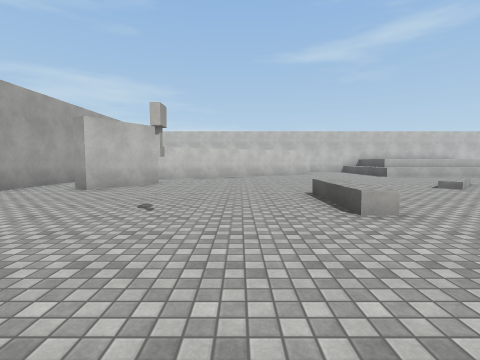
[1] (above)

24 first-person views from a walk through a scene from a Unity 3-D project. The camera is 1.4 m above the floor, tilts 4° down and sees 85° across. The floor is counted in squares, 2 m on a side. Each view is taken from the middle of a square. On the plan, view 1 faces up. The plan holds only what a view shows up to about 9 squares ahead; the rest is blank. The place goes on beyond the plan. The player is left out. Surface patterns are stand-ins for the level's own textures.

[2]
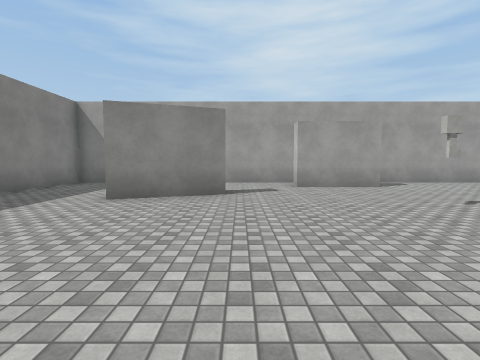

[3]
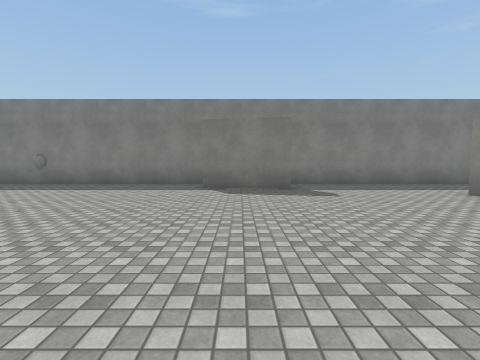

[4]
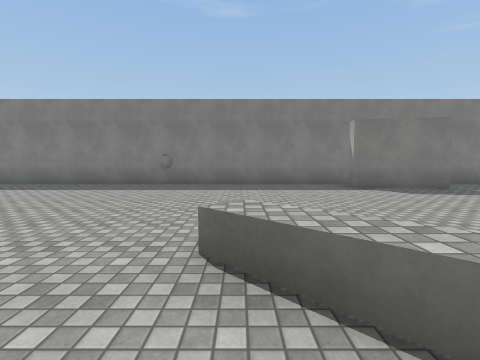

[5]
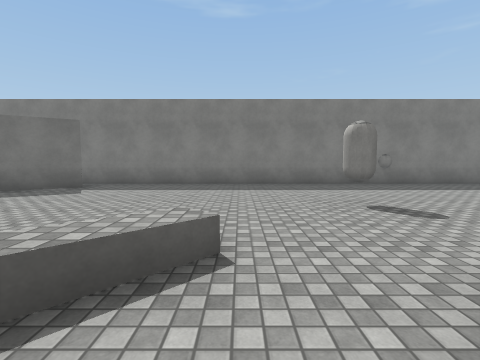

[6]
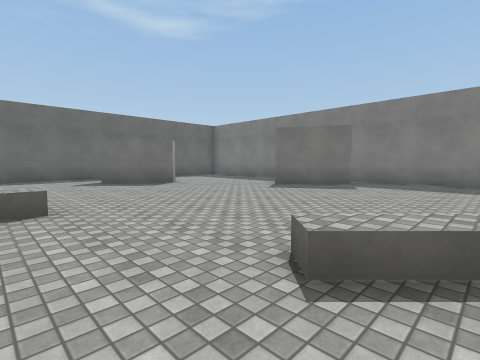

[7]
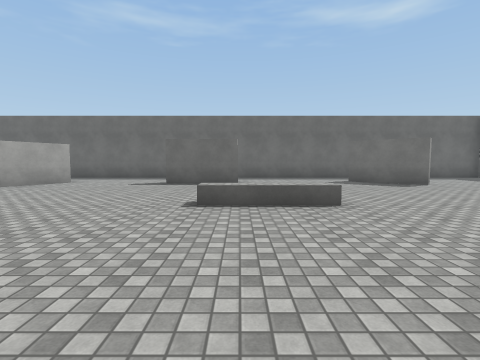

[8]
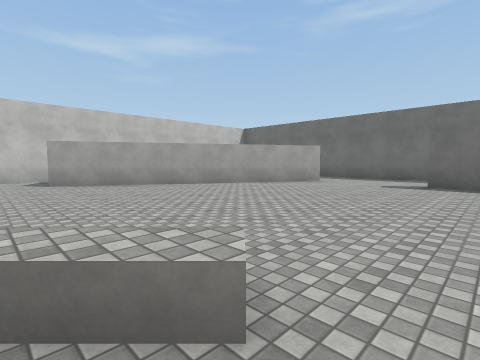

[9]
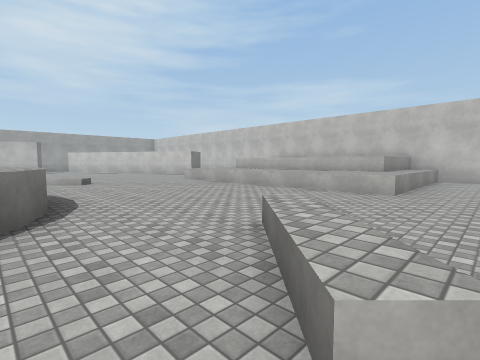

[10]
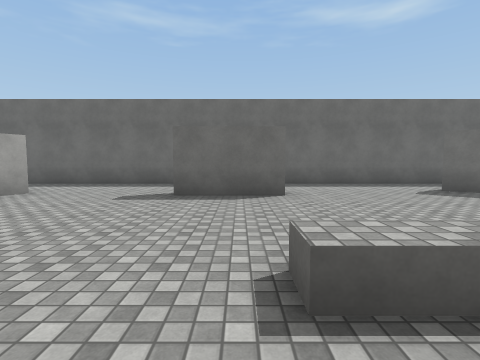

[11]
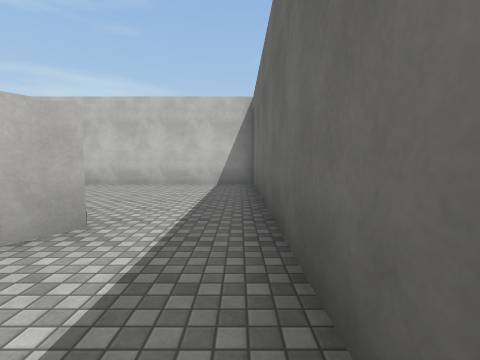

[12]
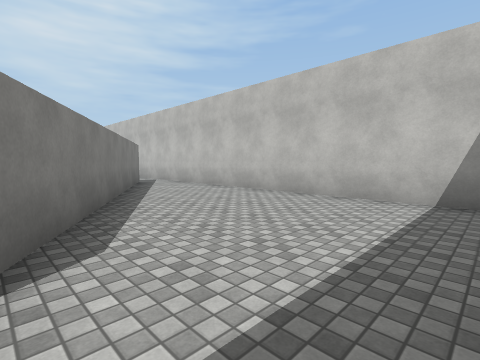

[13]
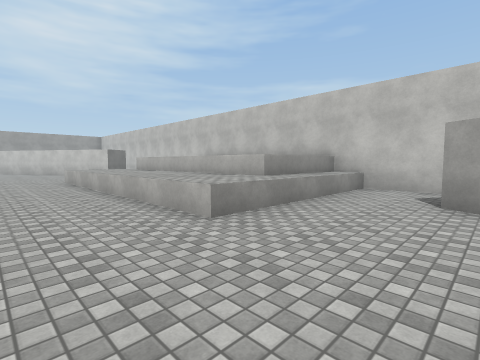

[14]
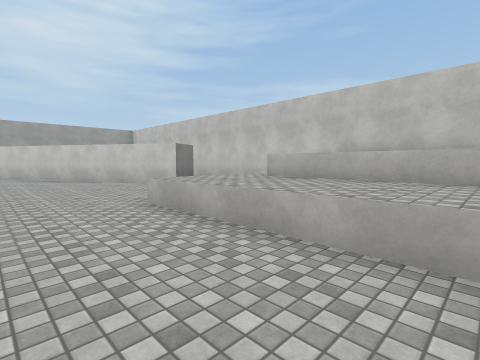

[15]
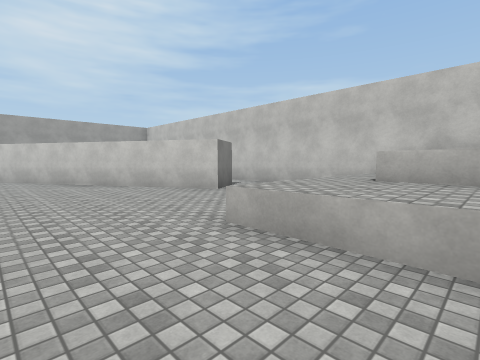

[16]
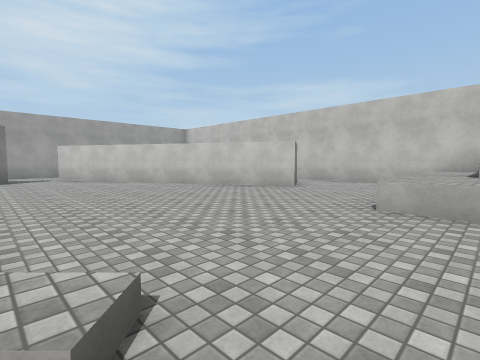

[17]
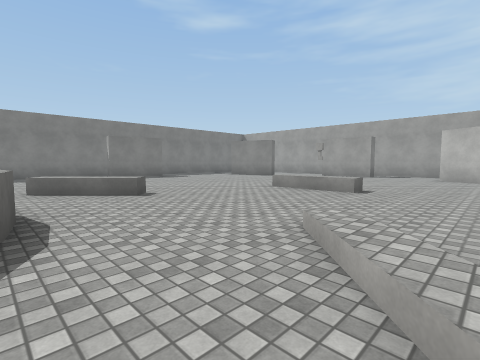

[18]
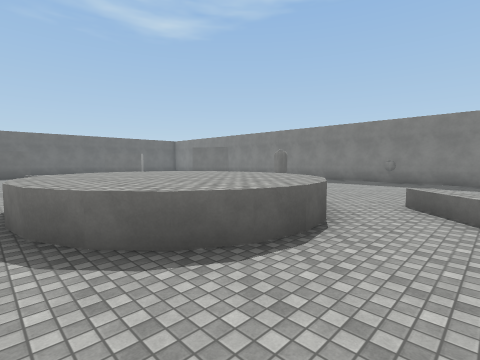

[19]
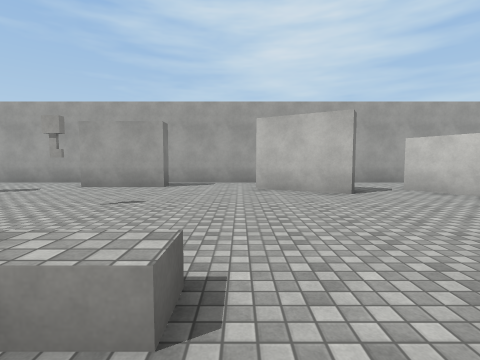

[20]
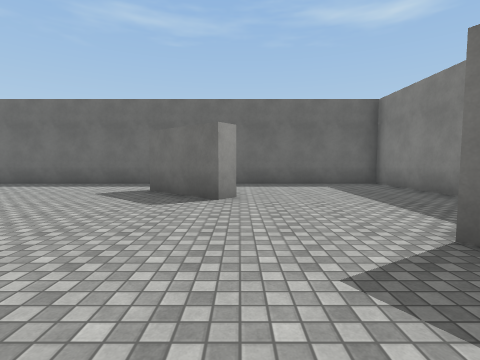

[21]
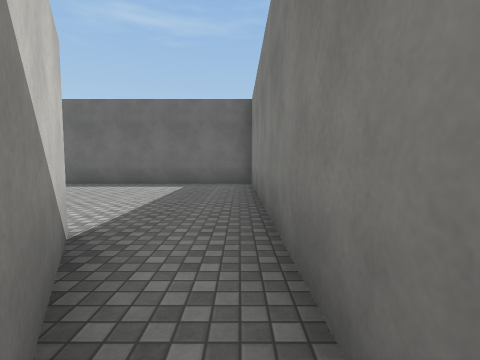

[22]
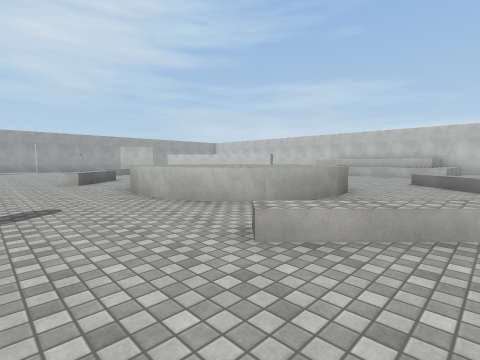

[23]
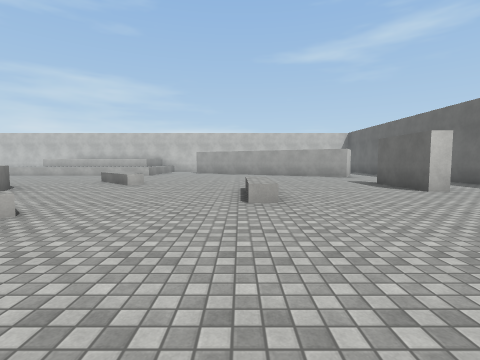

[24]
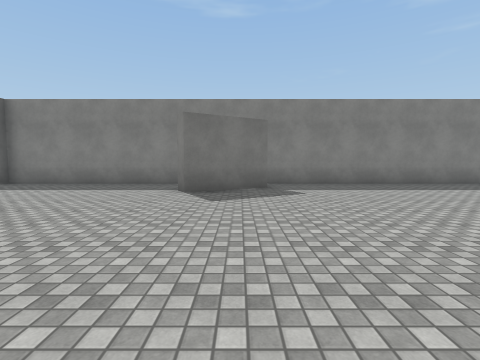

### Floor plan
Key: @ floor where view 1 was taken; # wall or solid block; x gap in a wall; . floor; / step, stairs or slope; = window, fence, low wall or low ledge; ^ raised ledge; B ball; C white capsule; O other object.
Columns run from 6 left of view 1 to 27 right of it. Each row starts with its distance up from view 1.
 17          ######     ##############
 16          ....^^     ^..x.........#
 15          #...^^     ^..###.......#
 14        ###...^^^^^^^^...###......#
 13       ##.....^^^^^^^^.....###....#
 12 #   ###......^^^^^^^^.......###..#
 11 #.###........................##..#
 10 #................................#
  9 #................................#
  8 #.##........//......=^...........#
  7 #.#........//.........^.......#..#
  6 #..............^^^^^..........#..#
  5 #.......^.....^^^^^^.....^.......#
  4 ##......^.....^^^^^^.....^.......#
  3 ##...O........^^^^^^.............#
  2 ##..........^..^^^^..^^..........#
  1 #............^......=^........#..#
  0 #.....@......................##..#
 -1 #..##.............C..............#
 -2 #   #............................#
 -3    ......................##......#
 -4  .......##...............#.......#
 -5 #.......  .....B.................#
 -6 ##################################

Positions as (right, up) in squares from view 1, and headings:
1: (0, 0), facing up
2: (3, 0), facing left
3: (3, 3), facing down
4: (7, 3), facing down
5: (14, 3), facing down
6: (15, 4), facing down-right
7: (15, 5), facing right
8: (15, 6), facing up-right
9: (16, 6), facing up-left
10: (18, 6), facing right
11: (26, 9), facing up
12: (26, 12), facing up-left
13: (17, 10), facing up-left
14: (11, 10), facing up-left
15: (9, 10), facing up-left
16: (8, 8), facing up-left
17: (8, 8), facing down-left
18: (6, 7), facing down-right
19: (3, 6), facing left
20: (18, -1), facing right
21: (18, -5), facing right
22: (16, -1), facing up-left
23: (19, -1), facing up
24: (19, 3), facing down
